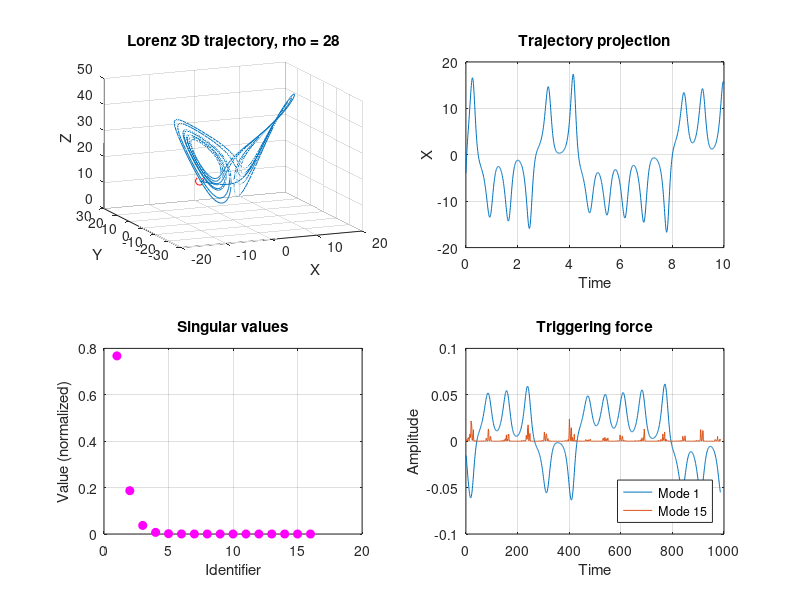

Recreate this plot in MATLAB.
%%%%%%%%%%%%%%%%%%%%%%%%%%%%%%%%%%%%%%%%%%%%%%%%%%%%%%%%%%%%%%%%%%%%%%%%%%%
%                                                                         %
%     This code developed by M.Brunetti, in partial fulfilment of the     % 
%     requirements of course "Modelling from Measurements" - #055461      % 
%                                                                         %
%                                               Politecnico di Milano     %
%                                                           June 2020     %
%                                                                         %
%%%%%%%%%%%%%%%%%%%%%%%%%%%%%%%%%%%%%%%%%%%%%%%%%%%%%%%%%%%%%%%%%%%%%%%%%%%

%%%% Lorenz trajectory Vs. transitioning forecast by triggering force %%%%%

%% DATA INITIALIZATION

clear all, close all
dt = 0.01; T = 10; t = 0:dt:T; 
b = 8/3; sig = 10; r = 28;

Lorenz = @(t,x)([ sig * (x(2) - x(1))       ; ...
                  r * x(1)-x(1) * x(3) - x(2) ; ...
                  x(1) * x(2) - b*x(3)         ]);              
ode_options = odeset('RelTol',1e-10, 'AbsTol',1e-11);  

%% ODE SOLUTION AND TRIGGERING FORCE COMPUTATION

x0 = 30*(rand(3,1)-0.5); 
[t,y] = ode45(Lorenz,t,x0);
yx = y(:,1);
yxT = yx';
        
d = 15; % max delay [0..m-1] for Hankel matrix
m = length(yxT); % nummber of snapshots
H=[];
for jj = 1:(d+1)
    H = [H; yxT(:,jj:m-(d+1)+jj)]; 
end              

[U,Sigma,V] = svd(H,'econ'); % singular values decomposition
VT = V';
trigger = VT(d,:);
flag = trigger';

%% RESULTS PLOTTING

figure(1); 

subplot(2,2,1);
plot3(y(:,1),y(:,2),y(:,3)), hold on
plot3(x0(1),x0(2),x0(3),'ro'), hold on
title(['Lorenz 3D trajectory, rho = ' num2str(r)]);
xlabel('X');
ylabel('Y');
zlabel('Z');
view(-23,18)
grid on;

subplot(2,2,2);   
plot(t,yx), hold on
title('Trajectory projection');
xlabel('Time');
ylabel('X');
grid on;

subplot(2,2,3);   
aux = plot(diag(Sigma)/sum(diag(Sigma)),'mo');
set(aux, 'markerfacecolor', get(aux, 'color'));
title('Singular values');
xlabel('Identifier')
ylabel('Value (normalized)')
grid on;

subplot(2,2,4);
plot(V(:,1)), hold on;
plot(V(:,d).^2), hold on; 
title('Triggering force');
legend({'Mode 1',['Mode ' num2str(d)]},'Location','southeast');
xlabel('Time');
ylabel('Amplitude')
grid on;   



